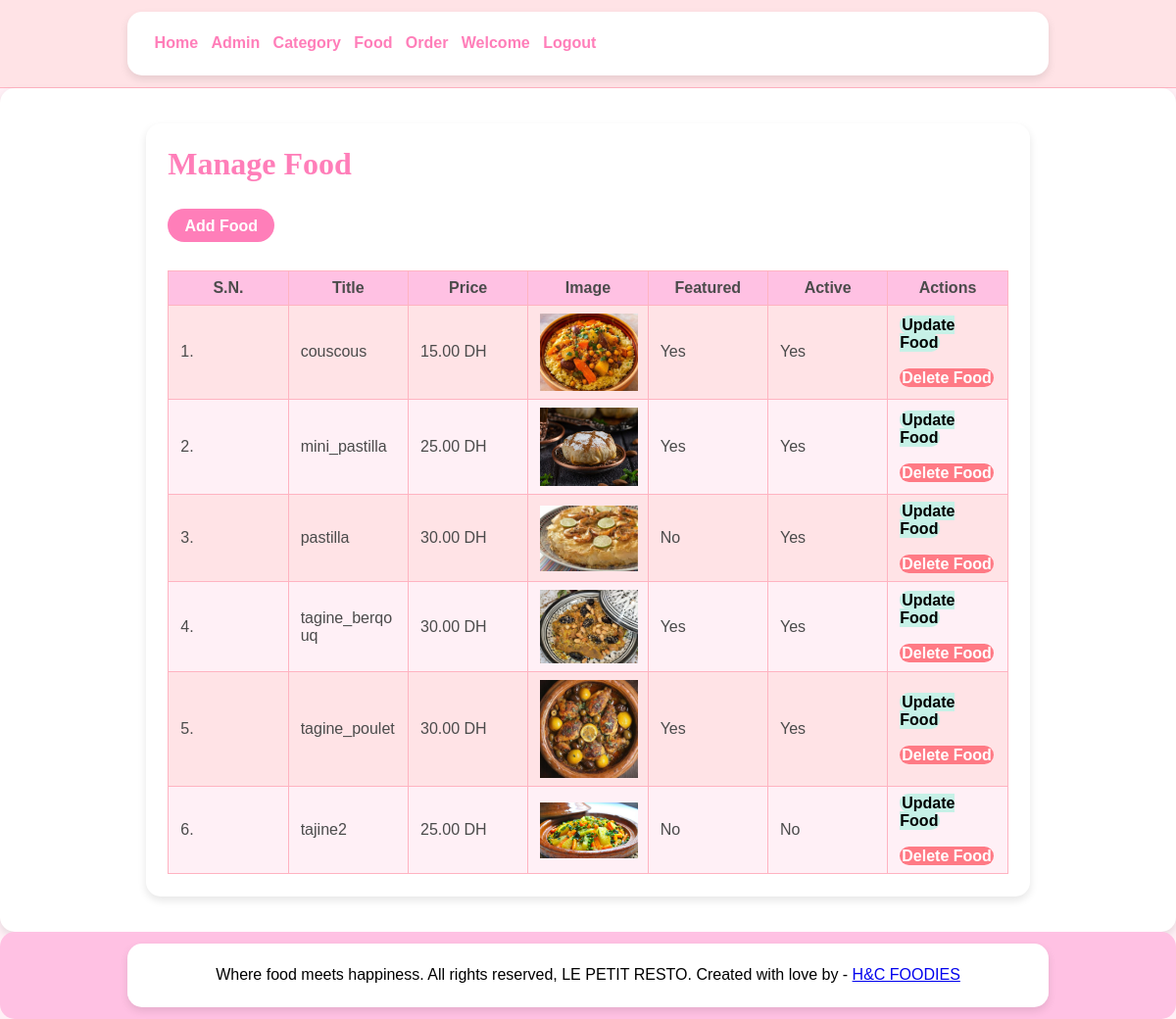
/admin/manage-food.php (signed in), run on the app's committed database.
### tables this page shows
CREATE TABLE tbl_food (
  id int(10) UNSIGNED NOT NULL AUTO_INCREMENT,
  title varchar(100) NOT NULL,
  description text NOT NULL,
  price decimal(10,2) NOT NULL,
  image_name varchar(255) NOT NULL,
  category_id int(10) UNSIGNED NOT NULL,
  featured varchar(10) NOT NULL,
  active varchar(10) NOT NULL,
  PRIMARY KEY (id),
  FOREIGN KEY (category_id) REFERENCES tbl_category(id)
);

### admin/manage-food.php (the view, shortened to what this page needs)
<?php include('partials/menu.php'); ?>
<div class="main-content">
    <div class="wrapper">
        <h1>Manage Food</h1>
        <br /><br />
                <a href="<?php echo SITEURL; ?>admin/add-food.php" class="btn-primary">Add Food</a>
                <br /><br /><br />
                <div class="table-container">
                <table class="tbl-full">
                    <tr>
                        <th>S.N.</th>
                        <th>Title</th>
                        <th>Price</th>
                        <th>Image</th>
                        <th>Featured</th>
                        <th>Active</th>
                        <th>Actions</th>
                    </tr>
                    <?php
                        $sql = "SELECT * FROM tbl_food";
                        $res = mysqli_query($conn, $sql);
                        $count = mysqli_num_rows($res);
                        $sn=1;
                        if($count>0)
                        {
                            while($row=mysqli_fetch_assoc($res))
                            {
                                $id = $row['id'];
                                $title = $row['title'];
                                $price = $row['price'];
                                $image_name = $row['image_name'];
                                $featured = $row['featured'];
                                $active = $row['active'];
                                ?>
                                <tr>
                                    <td><?php echo $sn++; ?>. </td>
                                    <td><?php echo $title; ?></td>
                                    <td><?php echo $price; ?> DH</td>
                                    <td>
                                        <?php
                                            if($image_name=="")
                                            {
                                                echo "<div class='error'>Image not Added.</div>";
                                            }
                                            else
                                            {
                                                ?>
                                                <img src="<?php echo SITEURL; ?>images/food/<?php echo $image_name; ?>" width="100px">
                                                <?php
                                            }
                                        ?>
                                    </td>
                                    <td><?php echo $featured; ?></td>
                                    <td><?php echo $active; ?></td>
                                    <td>
                                        <a href="<?php echo SITEURL; ?>admin/update-food.php?id=<?php echo $id; ?>" class="btn-secondary">Update Food</a>
                                        <br><br>
                                        <a href="<?php echo SITEURL; ?>admin/delete-food.php?id=<?php echo $id; ?>&image_name=<?php echo $image_name; ?>" class="btn-danger">Delete Food</a>
                                    </td>
                                </tr>
                                <?php
                            }
                        }
                        else
                        {
                            echo "<tr> <td colspan='7' class='error'> Food not Added Yet. </td> </tr>";
                        }
                    ?>
                </table>
                </div>
    </div>
</div>
<?php include('partials/footer.php'); ?>

### css/admin.css (style rules this page uses)
* { margin: 0; padding: 0; font-family: 'Poppins', sans-serif; box-sizing: border-box; }
body { background-color: #fff0f6; color: #4b4b4b; }
h1, h2, h3, h4, h5 { font-family: 'Dancing Script', cursive; color: #ff7eb9; }
.wrapper { padding: 2%; width: 80%; margin: 0 auto; background-color: #fff; border-radius: 15px; box-shadow: 0px 4px 8px rgba(0, 0, 0, 0.1); }
.tbl-full { width: 100%; border-collapse: collapse; table-layout: fixed; overflow-wrap: break-word; }
table tr th, table tr td { border: 1px solid #ffb3c1; padding: 8px 12px; text-align: left; }
table tr:nth-child(even) { background-color: #ffe3e6; }
table tr:nth-child(odd) { background-color: #fff0f6; }
table tr th { background-color: #ffc1e3; color: #4b4b4b; font-weight: bold; text-align: center; overflow: hidden; text-overflow: ellipsis; white-space: nowrap; }
table td { word-wrap: break-word; overflow-wrap: break-word; text-align: center; }
.table-container { max-width: 100%; overflow-x: auto; }
.btn-primary { background-color: #ff7eb9; padding: 1% 2%; color: white; text-decoration: none; font-weight: bold; border-radius: 25px; transition: 0.3s; }
.btn-secondary { background-color: #c6f1e7; padding: 1% 2%; color: black; text-decoration: none; font-weight: bold; border-radius: 25px; transition: 0.3s; }
.btn-danger { background-color: #ff7a85; padding: 1% 2%; color: white; text-decoration: none; font-weight: bold; border-radius: 25px; transition: 0.3s; }
.main-content { background-color: #fff; padding: 3%; border-radius: 15px; box-shadow: 0px 4px 8px rgba(0, 0, 0, 0.1); }

### data on the page
tbl_food: title "couscous", price "15.00", image_name (picture), featured "Yes", active "Yes"
tbl_food: title "mini_pastilla", price "25.00", image_name (picture), featured "Yes", active "Yes"
tbl_food: title "pastilla", price "30.00", image_name (picture), featured "No", active "Yes"
tbl_food: title "tagine_berqouq", price "30.00", image_name (picture), featured "Yes", active "Yes"
tbl_food: title "tagine_poulet", price "30.00", image_name (picture), featured "Yes", active "Yes"
tbl_food: title "tajine2", price "25.00", image_name (picture), featured "No", active "No"
